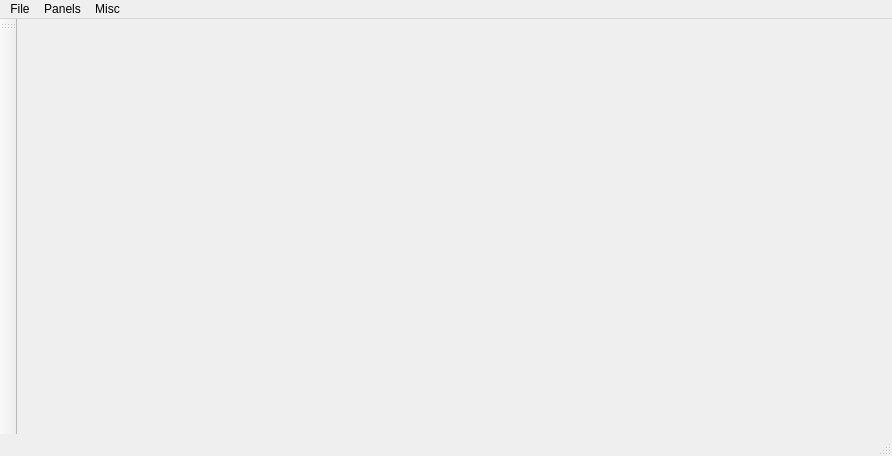
<?xml version="1.0" encoding="UTF-8"?>
<ui version="4.0">
 <class>KCMainWindow</class>
 <widget class="QMainWindow" name="KCMainWindow">
  <property name="geometry">
   <rect>
    <x>0</x>
    <y>0</y>
    <width>892</width>
    <height>456</height>
   </rect>
  </property>
  <property name="windowTitle">
   <string>KapCompta</string>
  </property>
  <widget class="QWidget" name="centralWidget">
   <layout class="QHBoxLayout" name="horizontalLayout"/>
  </widget>
  <widget class="QMenuBar" name="menuBar">
   <property name="geometry">
    <rect>
     <x>0</x>
     <y>0</y>
     <width>892</width>
     <height>22</height>
    </rect>
   </property>
   <widget class="QMenu" name="menuPanels">
    <property name="title">
     <string>Panels</string>
    </property>
   </widget>
   <widget class="QMenu" name="menuMain">
    <property name="title">
     <string>Misc</string>
    </property>
    <addaction name="actionOnline_Documentation"/>
    <addaction name="separator"/>
    <addaction name="actionSettings"/>
    <addaction name="actionAbout_KapCompta"/>
    <addaction name="actionAbout_Qt"/>
   </widget>
   <widget class="QMenu" name="menuFile">
    <property name="title">
     <string>File</string>
    </property>
   </widget>
   <addaction name="menuFile"/>
   <addaction name="menuPanels"/>
   <addaction name="menuMain"/>
  </widget>
  <widget class="QToolBar" name="mainToolBar">
   <property name="toolButtonStyle">
    <enum>Qt::ToolButtonTextUnderIcon</enum>
   </property>
   <attribute name="toolBarArea">
    <enum>LeftToolBarArea</enum>
   </attribute>
   <attribute name="toolBarBreak">
    <bool>false</bool>
   </attribute>
  </widget>
  <widget class="QStatusBar" name="statusBar">
   <property name="layoutDirection">
    <enum>Qt::LeftToRight</enum>
   </property>
  </widget>
  <action name="actionOnline_Documentation">
   <property name="text">
    <string>Browse Online Documentation</string>
   </property>
  </action>
  <action name="actionSettings">
   <property name="text">
    <string>Settings</string>
   </property>
  </action>
  <action name="actionAbout_KapCompta">
   <property name="text">
    <string>About KapCompta</string>
   </property>
  </action>
  <action name="actionAbout_Qt">
   <property name="text">
    <string>About Qt</string>
   </property>
  </action>
 </widget>
 <layoutdefault spacing="6" margin="11"/>
 <resources/>
 <connections/>
</ui>
